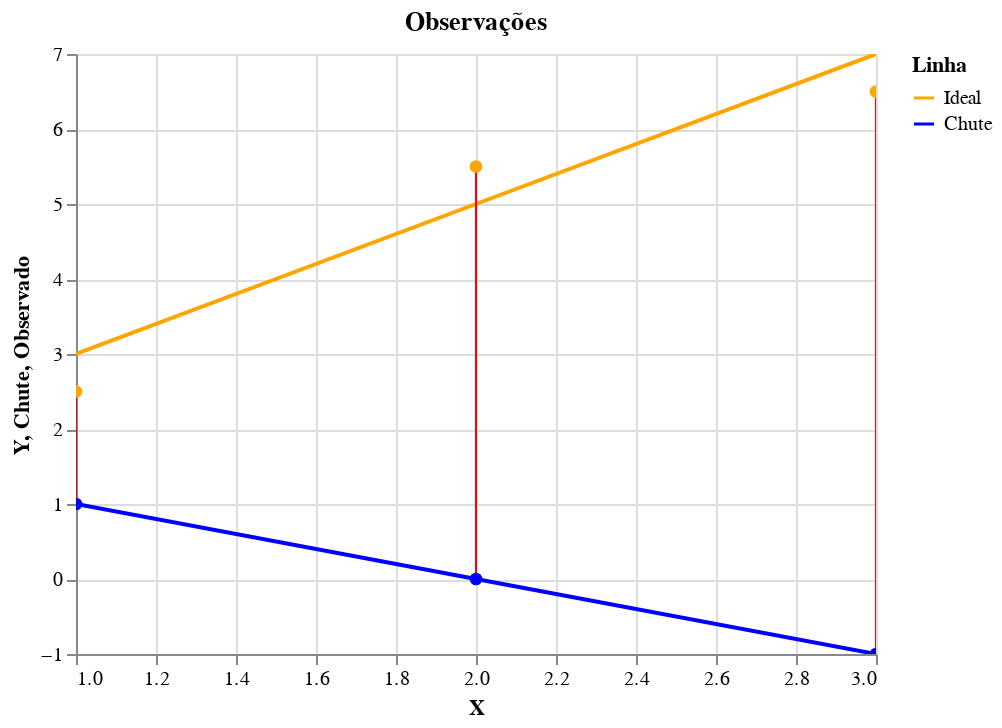

Write notebook code for a chart like this one.
### Markdown cell above
### Um exemplo

Eu sei que é meio confuso, então vamos resolver um exercício simples: vamos tentar aproximar uma linha com três pontos.

<div style="text-align:center"><img src="https://media.giphy.com/media/HBWbIuHvXI2Eo/giphy.gif" width="30%"/></div>

Nesse exemplo, a linha representaria a **densidade real** da água, enquanto os pontos seriam **experimentos realizados**, mas agora vamos usar os termos $x$ e $y$ para simplificar o problema de um jeito que seria mais fácil de generalizar para outros casos.

Vamos fingir que pra linha temos:

$$f(x) = y = 2 \cdot x + 1 $$

E para os pontos observados:

$$p_1 = (1, 2.5)$$
$$p_2 = (2, 5.5)$$
$$p_3 = (3, 6.5)$$

> Note: estamos procurando a linha que reduz o erro, e essa pode ser (e provavelmente seria) diferente da linha ideal, livre de ruído. Nesse exemplo o nosso erro é de sempre $±0.5$, o que não aconteceria na vida real. Por conta disso, o nosso chute vai se aproximar da linha ideal no nosso exemplo.

#### Chute inicial

Quando eu estava realizando os experimentos, nós tentamos dar um chute inicial que se aproximasse ao máximo da nossa função de verdade. Na prática não é assim que acontece. Um bom primeiro chute reduz o número de passos que vamos dar. Mas na prática, quando lidamos com problemas mais complexos, não sabemos exatamente o que seria um bom ou mal chute, então escolhemos valores aleatórios para os parâmetros nossa linha ($m$ e $b$) - que também podemos chamar de **pesos** da nossa função.

### Code cell
#hide_input
from typing import List
import numpy as np
import pandas as pd
import altair as alt

def y_linha(x_list: List[float], m: float, b: float) -> List:
    """Retorna os valores de y dado x seguindo comportamento linear."""
    return [m*x+b for x in x_list]

# lists
m_chute = -1
b_chute = 2
x = [1, 2, 3]

y_ideal = [3, 5, 7]
y_obs = [2.5, 5.5, 6.5]
y_chute = y_linha(x, m_chute, b_chute)

# dataframes
df_linhas = pd.DataFrame({
    'Y': y_ideal + y_chute,
    'X': x + x,
    'Linha': ['Ideal']*3 + ['Chute']*3
})

df_pontos = pd.DataFrame({
    'X': x,
    'Observado': y_obs,
    'Chute': y_chute
})

# plots
plt_linhas = alt.Chart(df_linhas).encode(
    x='X',
    y='Y',
    color=alt.Color('Linha', scale=alt.Scale(domain=['Ideal', 'Chute'], range=['orange', 'blue']))
)

plt_pontos = alt.Chart(df_pontos).encode(
    x='X',
    y='Y',
)

plt_diff = alt.Chart(df_pontos).encode(
    alt.X('X:Q'),
    alt.Y('Chute:Q'),
    alt.Y2('Ideal:Q')
)


alt.layer(
    plt_linhas.mark_line(),
    plt_diff.mark_rule(color='red').encode(alt.X('X'), alt.Y('Chute'), alt.Y2('Observado')),
    plt_pontos.mark_circle(color='orange', opacity=1, size=40).encode(x='X', y='Observado'),
    plt_pontos.mark_circle(color='blue', opacity=1, size=40).encode(x='X', y='Chute'),
).properties(title='Observações').interactive()

### Figure 1 — Vega-Lite specification as saved in the notebook (floating-point values rounded to 4 significant figures)
{"config": {"view": {"continuousWidth": 400, "continuousHeight": 300}}, "layer": [{"data": {"name": "data-cb1f7f678e23d76b1eada68351d5e297"}, "mark": "line", "encoding": {"color": {"type": "nominal", "field": "Linha", "scale": {"domain": ["Ideal", "Chute"], "range": ["orange", "blue"]}}, "x": {"type": "quantitative", "field": "X"}, "y": {"type": "quantitative", "field": "Y"}}, "selection": {"selector002": {"type": "interval", "bind": "scales", "encodings": ["x", "y"]}}}, {"data": {"name": "data-cab9d0b449025f61cbd552ef89ee2f34"}, "mark": {"type": "rule", "color": "red"}, "encoding": {"x": {"type": "quantitative", "field": "X"}, "y": {"type": "quantitative", "field": "Chute"}, "y2": {"field": "Observado"}}}, {"data": {"name": "data-cab9d0b449025f61cbd552ef89ee2f34"}, "mark": {"type": "circle", "color": "orange", "opacity": 1, "size": 40}, "encoding": {"x": {"type": "quantitative", "field": "X"}, "y": {"type": "quantitative", "field": "Observado"}}}, {"data": {"name": "data-cab9d0b449025f61cbd552ef89ee2f34"}, "mark": {"type": "circle", "color": "blue", "opacity": 1, "size": 40}, "encoding": {"x": {"type": "quantitative", "field": "X"}, "y": {"type": "quantitative", "field": "Chute"}}}], "title": "Observações", "$schema": "https://vega.github.io/schema/vega-lite/v4.8.1.json", "datasets": {"data-cb1f7f678e23d76b1eada68351d5e297": [{"Y": 3, "X": 1, "Linha": "Ideal"}, {"Y": 5, "X": 2, "Linha": "Ideal"}, {"Y": 7, "X": 3, "Linha": "Ideal"}, {"Y": 1, "X": 1, "Linha": "Chute"}, {"Y": 0, "X": 2, "Linha": "Chute"}, {"Y": -1, "X": 3, "Linha": "Chute"}], "data-cab9d0b449025f61cbd552ef89ee2f34": [{"X": 1, "Observado": 2.5, "Chute": 1}, {"X": 2, "Observado": 5.5, "Chute": 0}, {"X": 3, "Observado": 6.5, "Chute": -1}]}}
